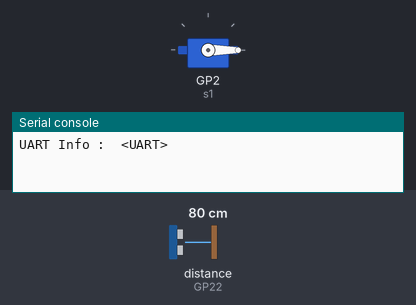
A program run on a simulated Raspberry Pi Pico running MicroPython. Parts: servo, the last lines printed to the serial console. Inputs (shaded band) come from the test bench; at power-on: distance to the obstacle (sensor on GP22) 80 cm. The echo pulse lasts 58.3 µs per cm; servo angles are drawn from the pulse width (0.5 ms = 0°, 2.5 ms = 180°); threads take turns every 2 ms.

Above: at 3.1 s.
At 10.62 s:
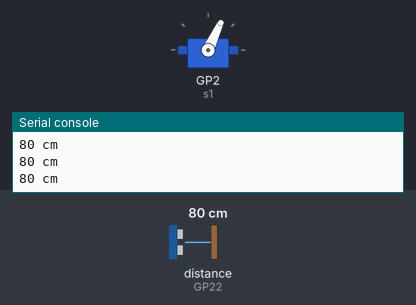
At 19.32 s:
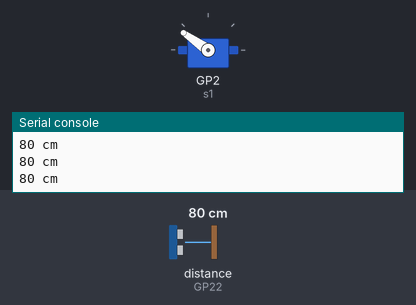
At 36.35 s:
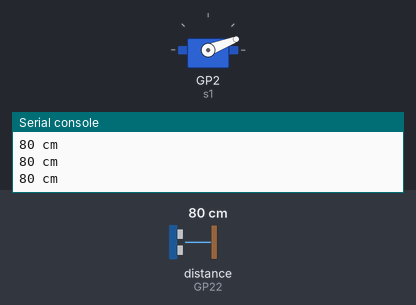
Timing chart, 0 to 40.0 s (numbered marks = the images above):
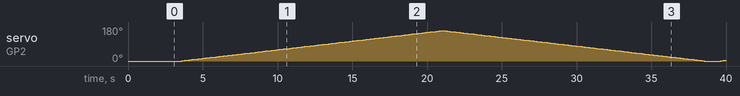

Measured:
- by itself, servo on GP2 (s1): 0° → 1° at 3.6 s, → 2° 0.10 s later, → 3° 0.10 s later, → 4° 0.10 s later, … (326 changes in this stretch)

The program:

main.py
```python
import os
import time
import _thread
import utime
from servo import Servo
from machine import PWM,Pin

#Set up trigger and echo pins
trig = Pin(21, Pin.OUT)
echo = Pin(22, Pin.IN, Pin.PULL_DOWN)

uart = machine.UART(0, baudrate=9600)
print("UART Info : ", uart)
utime.sleep(3)


def core0_thread():
    while True:
     # Set trigger pin to low to ensure a clean start
     trig.value(0)
     # Wait for 100 milliseconds before sending the trigger signal to the sensor to avoid interference
     time.sleep(0.1)
     # Send a 10 microsecond pulse to the trigger pin
     trig.value(1)
     time.sleep_us(2)
     trig.value(0)
     # Measure the duration of the echo pulse
     while echo.value()==0:
          pulse_start = time.ticks_us()
     while echo.value()==1:
          pulse_end = time.ticks_us()
     pulse_duration = pulse_end - pulse_start
     # Calculate distance from pulse duration
     distance = pulse_duration * 17165 / 1000000
     distance = round(distance, 0)
     # Print the distance in centimeters
     print ("{:.0f}".format(distance),'cm')
     uart.write(str(distance))
     # Wait for 1 second before taking the next measurement
     time.sleep(1)

def core1_thread():
    s1 = Servo(2)       # Servo pin is connected to GP0

    def servo_Map(x, in_min, in_max, out_min, out_max):
        return (x - in_min) * (out_max - out_min) / (in_max - in_min) + out_min

    def servo_Angle(angle):
        if angle < 0:
            angle = 0
        if angle > 180:
            angle = 180
        s1.goto(round(servo_Map(angle,0,180,0,1024))) # Convert range value to angle value

    if __name__ == '__main__':
        while True:
            for i in range(0,180,1):
                servo_Angle(i)
                utime.sleep(0.1)

            for i in range(180,0,-1):
                servo_Angle(i)
                utime.sleep(0.1)


second_thread = _thread.start_new_thread(core1_thread, ())
core0_thread()
```

servo.py
```python
from machine import Pin, PWM


class Servo:
    """ A simple class for controlling a 9g servo with the Raspberry Pi Pico.

    Attributes:

        minVal: An integer denoting the minimum duty value for the servo motor.

        maxVal: An integer denoting the maximum duty value for the servo motor.

    """

    def __init__(self, pin: int or Pin or PWM, minVal=1480, maxVal=7500):
        """ Creates a new Servo Object.

        args:

            pin (int or machine.Pin or machine.PWM): Either an integer denoting the number of the GPIO pin or an already constructed Pin or PWM object that is connected to the servo.

            minVal (int): Optional, denotes the minimum duty value to be used for this servo.

            maxVal (int): Optional, denotes the maximum duty value to be used for this servo.

        """

        if isinstance(pin, int):
            pin = Pin(pin, Pin.OUT)
        if isinstance(pin, Pin):
            self.__pwm = PWM(pin)
        if isinstance(pin, PWM):
            self.__pwm = pin
        self.__pwm.freq(50)
        self.minVal = minVal
        self.maxVal = maxVal

    def deinit(self):
        """ Deinitializes the underlying PWM object.

        """
        self.__pwm.deinit()

    def goto(self, value: int):
        """ Moves the servo to the specified position.

        args:

            value (int): The position to move to, represented by a value from 0 to 1024 (inclusive).

        """
        if value < 0:
            value = 0
        if value > 1024:
            value = 1024
        delta = self.maxVal-self.minVal
        target = int(self.minVal + ((value / 1024) * delta))
        self.__pwm.duty_u16(target)

    def middle(self):
        """ Moves the servo to the middle.
        """
        self.goto(512)

    def free(self):
        """ Allows the servo to be moved freely.
        """
        self.__pwm.duty_u16(0)
```
